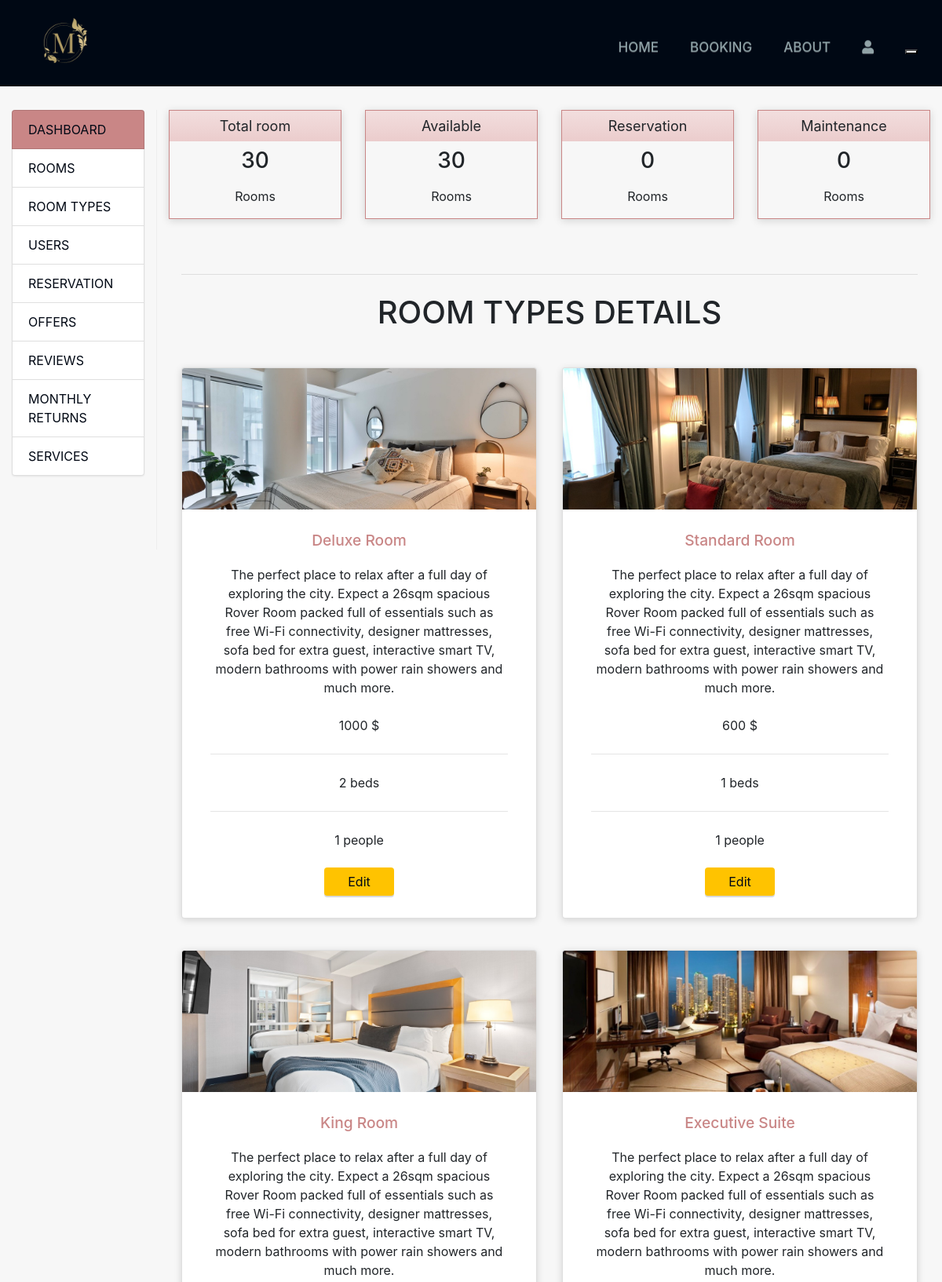
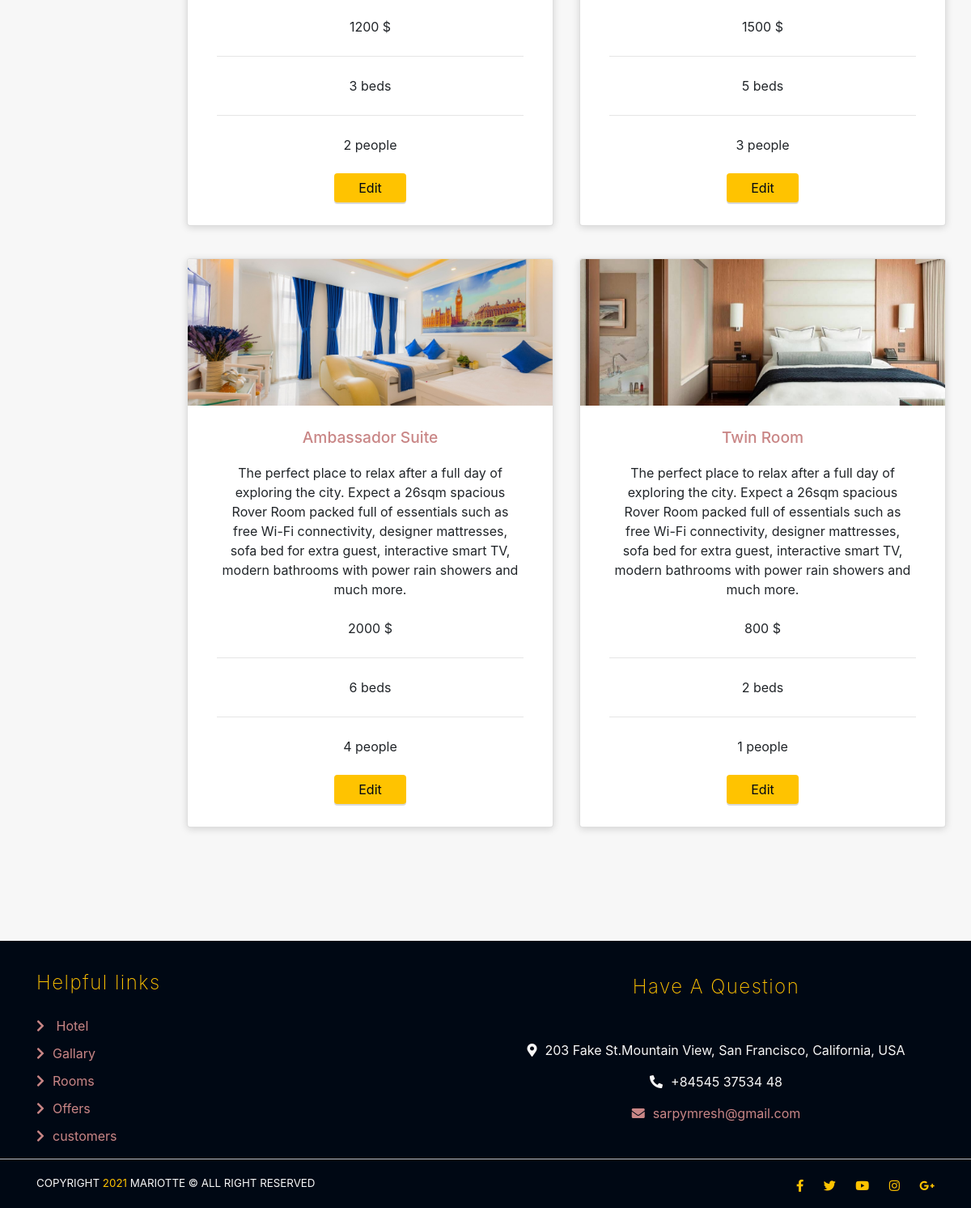
Screenshot of /rooms/roomtypes/ with the database file from the repository (2 pictures, top to bottom).
### rooms/models.py (models this page shows, shortened)
class RoomTypes(models.Model):
    name = models.CharField(verbose_name='name',max_length=50,primary_key=True)
    image = models.ImageField(upload_to = 'room pics')
    price = models.IntegerField(verbose_name='price',validators=[is_pos])
    size = models.IntegerField(verbose_name='Size',validators=[is_pos])
    beds = models.SmallIntegerField(verbose_name='beds',validators=[is_pos])
    count = models.IntegerField(verbose_name='count',validators=[is_pos])
    max_guests = models.IntegerField(verbose_name='max guests',validators=[is_pos])
    desc = models.TextField(verbose_name='Description')
    offer = models.ForeignKey("offers.Offer",on_delete=models.SET_NULL, null=True)

### rooms/views.py (the view)
# urls.py: path('roomtypes/',views.room_types,name='room types'),
def room_types(request):
    context = {}
    context['roomtypes'] = RoomTypes.objects.all()
    context['total'] = Rooms.objects.all().count()
    context['available'] = Rooms.objects.filter(state = Rooms.EMPTY).count()
    context['maintenance'] = Rooms.objects.filter(state = Rooms.UNDER_MAINTENANCE).count()
    context['reserved'] = Rooms.objects.filter(state = Rooms.INHABITED).count()
    return render(request,'room types.html',context)

### rooms/templates/room types.html (shortened to what this page needs)
{% extends 'admin base.html' %}
{% load static %}
{% block content %}
<h1 class="text-center">
    ROOM TYPES DETAILS
</h1>
<section class="rooms text-center" id="rooms">
    <div class="container">
        <div class="row">
            {% for type in roomtypes %}
            <div class="col-md-6  px-3">
                <div class="card">
                    <div class="img-con"><img src="{{type.image.url}}" class="card-img-top"
                            alt="room photo"></div>
                    <div class="card-body" style="min-height: 520px;">
                        <h5 class="card-title">{{type.name}}</h5>
                        <p class="card-text">{{type.desc}}.</p>
                        <ul class="list-group">
                            <li class="list-group-item">{{type.price}} $</li>
                            <hr>
                            <li class="list-group-item">{{type.beds}} beds</li>
                            <hr>
                            <li class="list-group-item">{{type.max_guests}} people</li>
                        </ul>
                        <button type="button" class="btn" data-toggle="modal" data-target="#editType6">
                            Edit
                        </button>
                    </div>
                </div>
            </div>
            {% endfor %}
        </div>
    </div>
</section>
{% endblock %}

### static/main/css/home.css (style rules this page uses)
* { box-sizing: border-box; }
:root { --first-color:#FFC300; --second-color:#000814; --third-color: #C98686; }
html { scroll-behavior: smooth; }
body { font-family: 'Cairo', sans-serif; scroll-behavior: smooth; overflow-x:hidden; }
h1, h2, h3, h4, h5, h6 { padding: 8px 0; }
section { padding-top: 30px; }
p { margin: 20px; font-size: medium; }
hr { margin-top: 1rem; margin-bottom: 1rem; margin-left: 1rem; margin-right: 1rem; border: 0; border-top: 1px solid rgba(0,0,0,.1); }
.img-con { position: relative; overflow: hidden; }
.img-con img { transform: scale(1); transition: all .7s ease-in-out; }
.rooms .card { margin-bottom: 40px; box-shadow: 0px 2px 10px rgba(0, 0, 0, 0.15); transition: all .4s ease-in-out; }
.rooms .card .card-body .card-title { color: var(--third-color); font-size: larger; }
.rooms .card .card-body .btn,.main-bot { padding-left: 30px; padding-right: 30px; background-color: var(--first-color); border: 0; color: var(--second-color); box-shadow: 0px 2px rgb(0 0 0 / 15%); }
.row:after { content: ""; display: table; clear: both; }
.rooms .card-body { min-height: 310px; }
.card .list-group-item { border: none ; padding: 0.5rem 1.25rem; }
.card .list-group { border: none; box-shadow: none; margin-bottom: 15px; }
[class*='col-'] { float: left; padding-right: 10px; }

### rows the page displays
RoomTypes: image (picture), name "Deluxe Room", desc "The perfect place to relax after a full day of exploring the city. Expect a 26sqm spacious Rover Room packed full of essentials such as free Wi-Fi connectivity, designer mattresses, sofa bed for extra guest, interactive smart TV, modern bathrooms with power rain showers and much more", price "1000", beds "2", max_guests "1"
RoomTypes: image (picture), name "Standard Room", desc "The perfect place to relax after a full day of exploring the city. Expect a 26sqm spacious Rover Room packed full of essentials such as free Wi-Fi connectivity, designer mattresses, sofa bed for extra guest, interactive smart TV, modern bathrooms with power rain showers and much more", price "600", beds "1", max_guests "1"
RoomTypes: image (picture), name "King Room", desc "The perfect place to relax after a full day of exploring the city. Expect a 26sqm spacious Rover Room packed full of essentials such as free Wi-Fi connectivity, designer mattresses, sofa bed for extra guest, interactive smart TV, modern bathrooms with power rain showers and much more", price "1200", beds "3", max_guests "2"
RoomTypes: image (picture), name "Executive Suite", desc "The perfect place to relax after a full day of exploring the city. Expect a 26sqm spacious Rover Room packed full of essentials such as free Wi-Fi connectivity, designer mattresses, sofa bed for extra guest, interactive smart TV, modern bathrooms with power rain showers and much more", price "1500", beds "5", max_guests "3"
RoomTypes: image (picture), name "Ambassador Suite", desc "The perfect place to relax after a full day of exploring the city. Expect a 26sqm spacious Rover Room packed full of essentials such as free Wi-Fi connectivity, designer mattresses, sofa bed for extra guest, interactive smart TV, modern bathrooms with power rain showers and much more", price "2000", beds "6", max_guests "4"
RoomTypes: image (picture), name "Twin Room", desc "The perfect place to relax after a full day of exploring the city. Expect a 26sqm spacious Rover Room packed full of essentials such as free Wi-Fi connectivity, designer mattresses, sofa bed for extra guest, interactive smart TV, modern bathrooms with power rain showers and much more", price "800", beds "2", max_guests "1"

### other values shown
{{ total }} "30"
{{ available }} "30"
{{ reserved }} "0"
{{ maintenance }} "0"
